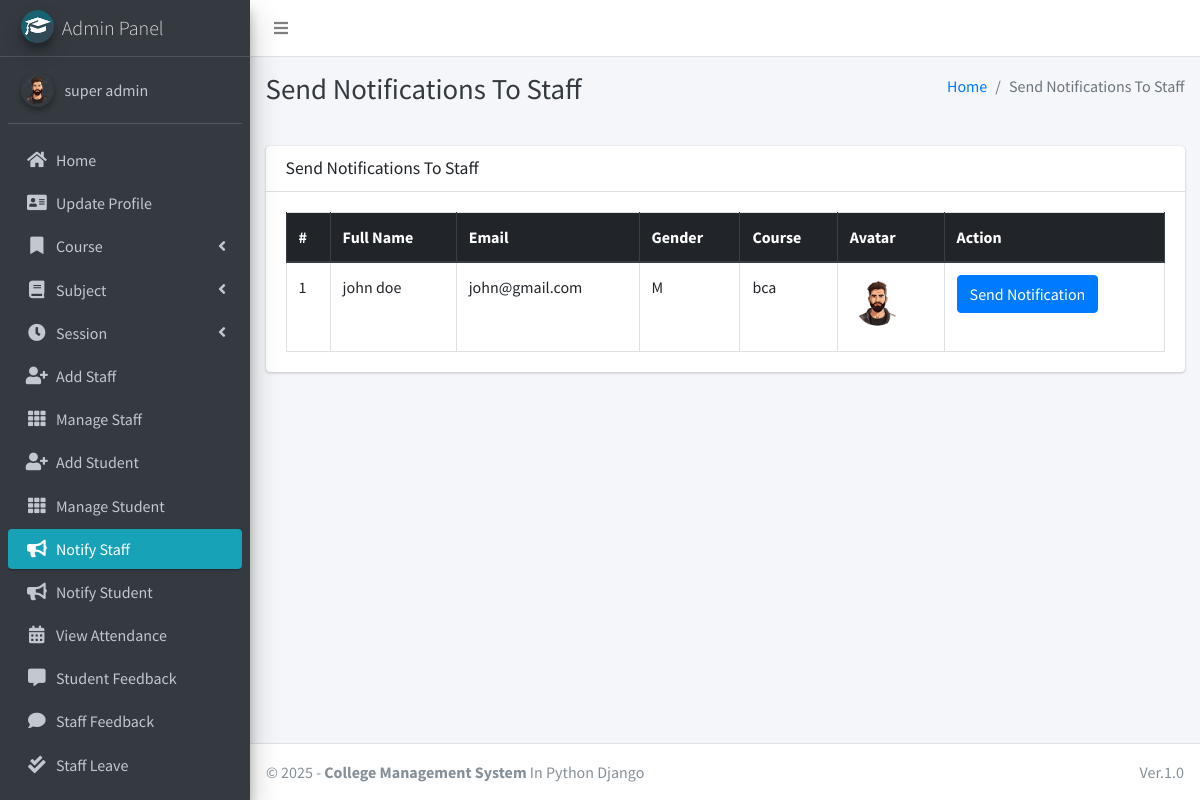
/admin_notify_staff (signed in), run on an earlier commit of the app's database.
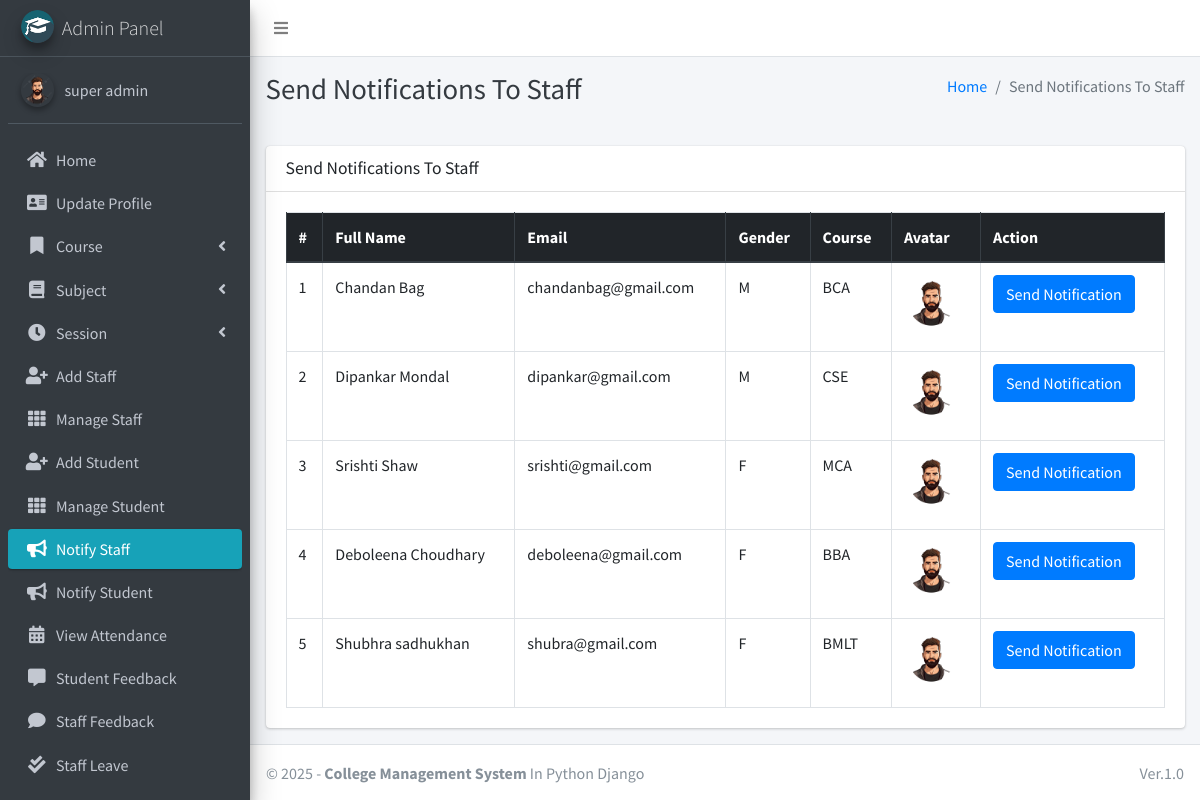
And on a later commit of the database.
### main_app/models.py (models this page shows, shortened)
class CustomUser(AbstractUser):
    USER_TYPE = ((1, "HOD"), (2, "Staff"), (3, "Student"))
    GENDER = [("M", "Male"), ("F", "Female")]
    username = None  # Removed username, using email instead
    email = models.EmailField(unique=True)
    user_type = models.CharField(default=1, choices=USER_TYPE, max_length=1)
    gender = models.CharField(max_length=1, choices=GENDER)
    profile_pic = models.ImageField()
    address = models.TextField()
    fcm_token = models.TextField(default="")  # For firebase notifications
    created_at = models.DateTimeField(auto_now_add=True)
    updated_at = models.DateTimeField(auto_now=True)
    USERNAME_FIELD = "email"
    REQUIRED_FIELDS = []
    objects = CustomUserManager()
    def __str__(self):
        return self.first_name + " " + self.last_name

class Staff(models.Model):
    course = models.ForeignKey(Course, on_delete=models.DO_NOTHING, null=True, blank=False)
    admin = models.OneToOneField(CustomUser, on_delete=models.CASCADE)

class Course(models.Model):
    name = models.CharField(max_length=120)
    created_at = models.DateTimeField(auto_now_add=True)
    updated_at = models.DateTimeField(auto_now=True)

### main_app/hod_views.py (the view)
# urls.py: path("admin_notify_staff", hod_views.admin_notify_staff,
def admin_notify_staff(request):
    staff = CustomUser.objects.filter(user_type=2)
    context = {
        'page_title': "Send Notifications To Staff",
        'allStaff': staff
    }
    return render(request, "hod_template/staff_notification.html", context)

### main_app/templates/hod_template/staff_notification.html (shortened to what this page needs)
{% extends 'main_app/base.html' %}
{% load static %}
{% block page_title %}{{page_title}}{% endblock page_title %}
{% block content %}
<section class="content">
    <div class="container-fluid">
        <div class="row">
            <div class="col-md-12">
                <div class="card">
                    <div class="card-header">
                        <h3 class="card-title">{{page_title}}</h3>
                    </div>
                    <div class="card-body">
                        <table id="example2" class="table table-bordered table-hover">
                            <thead class="thead-dark">
                                <tr>
                                    <th>#</th>
                                    <th>Full Name</th>
                                    <th>Email</th>
                                    <th>Gender</th>
                                    <th>Course</th>
                                    <th>Avatar</th>
                                    <th>Action</th>
                                </tr>
                            </thead>
                            <tbody>
                                {% for staff in allStaff %}
                                <tr>
                                    <td>{{ forloop.counter }}</td>
                                    <td>{{staff.first_name}} {{staff.last_name}}</td>
                                    <td>{{staff.email}}</td>
                                    <td>{{staff.gender}}</td>
                                    <td>{{staff.staff.course.name}}</td>
                                    <td>
                                        {% if staff.profile_pic == ""  %}
                                        No Image
                                        {% else %}
                                        <img class="img img-fluid mb-2" height="56" width="56"
                                            src="{{staff.profile_pic}}" alt="">
                                        {% endif %}
                                    </td>
                                    <td><button data-toggle = "modal" data-target = "#myModal"class="btn btn-primary show_notification" value="{{staff.id}}">Send Notification</button>
                                    </td>
                                </tr>
                                {% endfor %}
                            </tbody>
                        </table>
                    </div>
                </div>
            </div>
        </div>
    </div>
</section>
{% endblock content %}

### main_app/templates/main_app/base.html (shortened to what this page needs)
{% load static %}
<!DOCTYPE html>
<html>
<head>
    <link rel="stylesheet" href="{% static 'plugins/fontawesome-free/css/all.min.css'%} ">
    <link rel="stylesheet" href="https://code.ionicframework.com/ionicons/2.0.1/css/ionicons.min.css">
    <link rel="stylesheet"
        href="{% static 'plugins/tempusdominus-bootstrap-4/css/tempusdominus-bootstrap-4.min.css'%} ">
    <link rel="stylesheet" href="{% static 'plugins/icheck-bootstrap/icheck-bootstrap.min.css'%} ">
    <link rel="stylesheet" href="https://cdn.jsdelivr.net/npm/summernote@0.8.18/dist/summernote-bs4.min.css">
    <link rel="stylesheet" href="{% static 'dist/css/adminlte.min.css'%} ">
    <link rel="stylesheet" href="{% static 'plugins/overlayScrollbars/css/OverlayScrollbars.min.css'%} ">
    <link rel="stylesheet" href="{% static 'plugins/daterangepicker/daterangepicker.css'%} ">
</head>
<body class="hold-transition sidebar-mini layout-fixed">
    <div class="wrapper">
        <nav class="main-header navbar navbar-expand navbar-white navbar-light">
            <ul class="navbar-nav">
                <li class="nav-item">
                    <a class="nav-link" data-widget="pushmenu" href="#"><i class="fas fa-bars"></i></a>
                </li>
            </ul>
        </nav>
        {% include "main_app/sidebar_template.html" with user=user %}
        <div class="content-wrapper">
            <div class="content-header">
                <div class="container-fluid">
                    <div class="row mb-2">
                        <div class="col-sm-6">
                            <h1 class="m-0 text-dark">{% block page_title %}{% endblock page_title %}</h1>
                        </div>
                        <div class="col-sm-6">
                            <ol class="breadcrumb float-sm-right">
                                <li class="breadcrumb-item"><a href="#">Home</a></li>
                                <li class="breadcrumb-item active">{{ page_title }}</li>
                            </ol>
                        </div>
                    </div>
                </div>
            </div>
<section class="content">
    <div class="container-fluid">
        <div class="row">
            <div class="col-md-12">
            </div></div></div></section>
            {% block content %}
            {% endblock content %}
        </div>
        {% include "main_app/footer.html" %}
    </div>
</body>
</html>

### main_app/templates/main_app/sidebar_template.html (shortened to what this page needs)
{% load static %}
<aside class="main-sidebar sidebar-dark-info elevation-4">
    {% if request.user.user_type == '1' %}
    <a href="{% url 'admin_home' %}" class="brand-link">
        <img src="{% static 'dist/img/cmsl.png' %} " alt="AdminLTE Logo"
            class="brand-image img-circle elevation-3" >
        <span class="brand-text font-weight-light">Admin Panel</span>
    </a>
    <div class="sidebar">
        <div class="user-panel mt-3 pb-3 mb-3 d-flex">
            <div class="image">
                <img src="{{ request.user.profile_pic}}" class="img-circle elevation-2" alt="User Image">
            </div>
            <div class="info">
                <a href="#" class="d-block">{{user}}</a>
            </div>
        </div>
        <nav class="mt-2">
            <ul class="nav nav-pills nav-sidebar flex-column" data-widget="treeview" role="menu" data-accordion="false">
                <li class="nav-item">
                    {% url 'admin_home' as admin_home %}
                    <a href="{{admin_home}}" class="nav-link {% if admin_home == request.path %} active {% endif %}">
                        <i class="nav-icon fas fa-home"></i>
                        <p>
                            Home
                        </p>
                    </a>
                </li>
                <li class="nav-item">
                    {% url 'admin_view_profile' as admin_view_profile %}
                    <a href="{{admin_view_profile}}"
                        class="nav-link {% if admin_view_profile == request.path %} active {% endif %}">
                        <i class="nav-icon fas fa-address-card"></i>
                        <p>
                            Update Profile
                        </p>
                    </a>
                </li>
                <li class="nav-item has-treeview">
                    <a href="#" class="nav-link">
                        <i class="nav-icon fas fa-bookmark"></i>
                        <p>
                            Course
                            <i class="fas fa-angle-left right"></i>
                        </p>
                    </a>
                </li>
                <li class="nav-item has-treeview">
                    <a href="#" class="nav-link">
                        <i class="nav-icon fas fa-book"></i>
                        <p>
                            Subject
                            <i class="fas fa-angle-left right"></i>
                        </p>
                    </a>
                </li>
                <li class="nav-item has-treeview">
                    <a href="#" class="nav-link">
                        <i class="nav-icon fas fa-clock"></i>
                        <p>
                            Session
                            <i class="fas fa-angle-left right"></i>
                        </p>
                    </a>
                </li>
                <li class="nav-item">
                    {% url 'add_staff' as add_staff %}
                    <a href="{{add_staff}}" class="nav-link {% if add_staff == request.path %} active {% endif %}">
                        <i class="nav-icon fas fa-user-plus"></i>
                        <p>
                            Add Staff
                        </p>
                    </a>
                </li>
                <li class="nav-item">
                    {% url 'manage_staff' as manage_staff %}
                    {% url 'edit_staff' staff_id as edit_staff %}
                    <a href="{{manage_staff}}"
                        class="nav-link {% if manage_staff == request.path or request.path == edit_staff %} active {% endif %}">
                        <i class="nav-icon fas fa-th"></i>
                        <p>
                            Manage Staff
                        </p>
                    </a>
                </li>
                <li class="nav-item">
                    {% url 'add_student' as add_student%}
                    <a href="{{add_student}}" class="nav-link  {% if add_student == request.path %} active {% endif %}">
                        <i class="nav-icon fas fa-user-plus"></i>
                        <p>
                            Add Student
                        </p>
                    </a>
                </li>
                <li class="nav-item">
                    {% url 'manage_student' as manage_student %}
                    {% url 'edit_student' student_id as edit_student %}
                    <a href="{{manage_student}}"
                        class="nav-link  {% if edit_student == request.path or manage_student == request.path %} active {% endif %}">
                        <i class="nav-icon fas fa-th"></i>
                        <p>
                            Manage Student
                        </p>
                    </a>
                </li>
                <li class="nav-item">
                    {% url 'admin_notify_staff' as admin_notify_staff %}
                    <a href="{{admin_notify_staff}}"
                        class="nav-link {% if admin_notify_staff == request.path %} active {% endif %}">
                        <i class="nav-icon fas fa-bullhorn"></i>
                        <p>
                            Notify Staff
                        </p>
                    </a>
                </li>
                <li class="nav-item">
                    {% url 'admin_notify_student' as admin_notify_student %}
                    <a href="{{admin_notify_student}}"
                        class="nav-link {% if admin_notify_student == request.path %} active {% endif %}">
                        <i class="nav-icon fas fa-bullhorn"></i>
                        <p>
                            Notify Student
                        </p>
                    </a>
                </li>
                <li class="nav-item">
                    {% url 'admin_view_attendance' as admin_view_attendance %}
                <li class="nav-item">
                    <a href="{{admin_view_attendance}}"
                        class="nav-link  {% if admin_view_attendance == request.path %} active {% endif %}">
                        <i class="nav-icon fas fa-calendar-alt"></i>
                        <p>
                            View Attendance
                        </p>
                    </a>
                </li>
                <li class="nav-item">
                    {% url 'student_feedback_message' as student_feedback_message %}
                    <a href="{{ student_feedback_message }}"
                        class="nav-link  {% if student_feedback_message == request.path %} active {% endif %}">
                        <i class="nav-icon fas fa-comment-alt"></i>
                        <p>
                            Student Feedback
                        </p>
                    </a>
                </li>
                <li class="nav-item">
                    {% url 'staff_feedback_message' as staff_feedback_message %}
                    <a href="{{staff_feedback_message}}"
                        class="nav-link   {% if staff_feedback_message == request.path %} active {% endif %}">
                        <i class="nav-icon fas fa-comment"></i>
                        <p>
                            Staff Feedback
                        </p>
                    </a>
                </li>
                <li class="nav-item">
                    {% url 'view_staff_leave' as view_staff_leave %}
                    <a href="{{view_staff_leave}}"
                        class="nav-link  {% if view_staff_leave == request.path %} active {% endif %}">
                        <i class="nav-icon fas fa-check-double"></i>
                        <p>
                            Staff Leave
                        </p>
                    </a>
                </li>
                <li class="nav-item">
                    {% url 'view_student_leave' as view_student_leave %}
                    <a href="{% url 'view_student_leave' %}"
                        class="nav-link  {% if view_student_leave == request.path %} active {% endif %}">
                    </a>
                </li>
                                        {% endif %}
                                    </ul>
                                </nav>
                            </div>
</aside>

### main_app/templates/main_app/footer.html
<footer class="main-footer">
    &copy; {% now "Y" %} - <strong>College Management System</strong>
    In Python Django
    <div class="float-right d-none d-sm-inline-block">
       Ver.1.0
    </div>
</footer>

What changed in the data, as far as the page shows it:
removed CustomUser: first_name "john", last_name "doe", email "john@gmail.com", gender "M", staff.course.name "bca", profile_pic (picture)
added CustomUser: first_name "Chandan", last_name "Bag", email "chandanbag@gmail.com", gender "M", staff.course.name "BCA", profile_pic (placeholder picture)
added CustomUser: first_name "Dipankar", last_name "Mondal", email "dipankar@gmail.com", gender "M", staff.course.name "CSE", profile_pic (picture)
added CustomUser: first_name "Srishti", last_name "Shaw", email "srishti@gmail.com", gender "F", staff.course.name "MCA", profile_pic (picture)
added CustomUser: first_name "Deboleena", last_name "Choudhary", email "deboleena@gmail.com", gender "F", staff.course.name "BBA", profile_pic (picture)
added CustomUser: first_name "Shubhra", last_name "sadhukhan", email "shubra@gmail.com", gender "F", staff.course.name "BMLT", profile_pic (picture)
